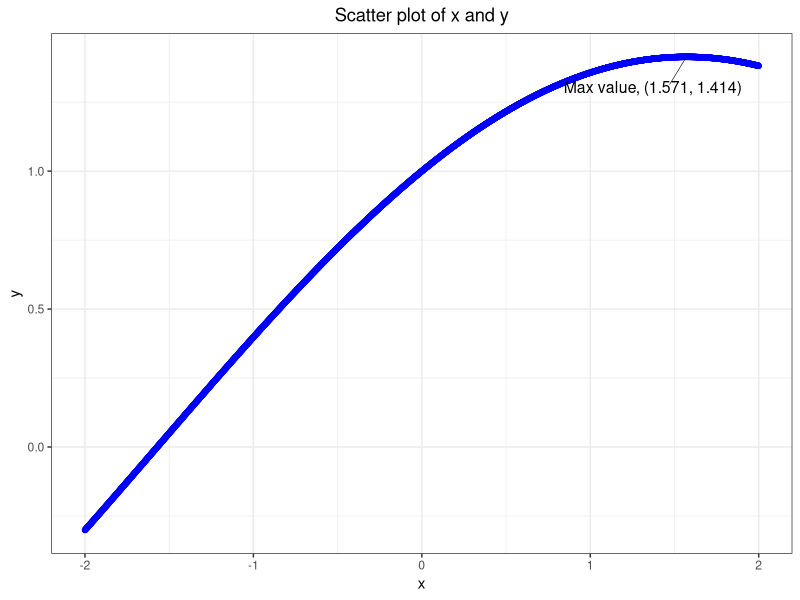

Recreate this plot in R. (Note: this script raises an error after producing the figure.)
## ---- chunk 1
library("ggplot2") # load ggplot2 library
library("gridExtra")
## ---- chunk 2
# DO NOT ADD OR REVISE CODE HERE
knitr::opts_chunk$set(echo = TRUE, eval = TRUE)

## ---- chunk 3
var1 <- seq(0,4) # sequence of numbers 0, 1, 2, 3, 4
var2 <- 13 # integer value 13
var3 <- rep(c(2, -4.1, -23), times = 3) # using rep function
var4 <- sum(c(7/42, 3, 35/42)) # summing an array
## ---- chunk 4
sorted_var1 <- sort(var1, decreasing = FALSE) # sort in ascending order
sorted_var1 # output sorted result
L <- length(sorted_var1) # assign length variable to L
L # output L
var5 <- seq(L, 1) # descending sequence from L to 1
result <- sorted_var1 + var5 # vector addition
result # output result of vector addition
## ---- chunk 5
first <- result[1] # first element
first
last <- result[length(result)] # last element
last
leftovers <- result[2:(length(result) - 1)] # resulting vector with elements sliced
leftovers
## ---- chunk 6
leftovers <- append(leftovers, first, after = 0) # add the first vector back to the front
leftovers <- append(leftovers, last) # add the last vector to the end
leftovers
sum(leftovers)
## ---- chunk 7
trig.func <- function(x) { # declare function and arguments
  if(is.numeric(x)) { # check if x is a numeric value
    y <- sin(x/2) + cos(x/2) # assign y the result of trig function
    return(y) # return y
  } else{
    return(NULL) # print nothing if value is not accepted
  }
}
## ---- chunk 8
x <- seq(-2, 2, length.out=4001) # vector x with 4001 values, equally spaced
y <- trig.func(x) # applying previous function to vector x

# max y value
largest_y <- max(y)

# location of max y value in array, y
location <- match(largest_y, y)

# corresponding x value from array, x
largest_y_loc <- x[location]

# rounded to 3 decimal places
print("largest y value:")
round(largest_y, digits = 3)
print("corresponding x value:")
round(largest_y_loc, digits = 3)
## ---- chunk 9
data <- data.frame(x, y)
## ---- chunk 10
ggplot(data, aes(x = x, y = y)) + geom_point(color = "blue") + # creating the scatter plot
  # labeling the single point
  annotate("text", label = "Max value, (1.571, 1.414)", 
           x = (largest_y_loc - 0.2), y = largest_y, 
           size = 4, vjust = 3) + # creating the text
  annotate("segment", x = (largest_y_loc - 0.1), y = (largest_y - 0.1), #creating the arrow
           xend=largest_y_loc, yend=largest_y, size = 0.2,
           arrow = arrow(length=unit(0, "cm"))) + # playing around with the arrow head size
  ggtitle("Scatter plot of x and y") +
  theme_bw() + 
  theme(plot.title = element_text(hjust = 0.5)) # center title
## ---- chunk 11
# define first function
fun1 <- function(x) y = cos(x/2) * sin(x/2)

# define second function
fun2 <- function(x) y = -(x/2)^3

# apply both functions to x
array_fun1 <- fun1(x)
array_fun2 <- fun2(x)
intersection <- NULL

# locate that x and annotate it in the plots
for (i in 1:4001) { # loop through every value
  if(array_fun1[i] == array_fun2[i]){ # check for a match
    intersection <- i # store the location
  }
}
## ---- chunk 12
# plot code
ggplot(mapping = aes(x, array_fun1)) + 
  stat_function(fun = fun1, color = "orange") + # plot for first function
  stat_function(fun = fun2, color = "blue") + # plot for second function
  xlim(-2,2) + # enter domain 
  geom_point(aes(x=array_fun1[intersection],y=array_fun2[intersection]), 
             color = "black", size = 2, label="(0,0)") +
  geom_text(aes(x=0, y=0.20), label="Intersection: (0,0)") +
  ggtitle("Line Plots of Functions")
## ---- chunk 13
data(trees) # load dataset
str(trees)
apply(trees, 2, median) # Find the median vales of each column
## ---- chunk 14
which(trees$Girth == median(trees$Girth)) # find which rows have the median girth values
trees[16:17, ] # slice dataframe
## ---- chunk 15
# Add a new calculation to the dataframe; convert diameter to radious
trees$radius <- trees$Girth / 2

# Cross sectional area, pi * squared radius
trees$cross_sec_area <- trees$radius^2 * pi
## ---- chunk 16
stem(trees$radius)
## ---- chunk 17
ggplot() + geom_histogram(aes(trees$radius), color = 'darkorange', fill="white", 
                          binwidth=0.5) +
  ggtitle("Histogram of Radii") + 
  xlab("Radius") + 
  ylab("Frequency") 
## ---- chunk 18
ggplot() + geom_point(aes(x=trees$radius, y=trees$cross_sec_area), color = "gold3") +
  ggtitle("Cross Sectional Area vs Radius") + 
  xlab("Radius") +
  ylab("Cross Sectional Area") +
  theme_bw()
## ---- chunk 19
boxplot(trees$cross_sec_area, horizontal = TRUE, notch  = TRUE,
        xlab = "Cross Sectional Area",
        col=(c("darkgreen")))
title("Nothced Boxplot of Cross Sectional Areal")

## ---- chunk 20
boxplot.stats(trees$cross_sec_area, coef = 3)
## ---- chunk 21
trees[which(trees$cross_sec_area == max(trees$cross_sec_area)), ] #output code
# is this code too dense?
## ---- chunk 22
set.seed(124)
y <- rexp(n = 100, rate = 5.5)

set.seed(127)
x <- rnorm(n = 100, mean=0, sd=0.15)

data5 <- cbind(x, y)
round(apply(data5, 2, IQR), 4) # rounded IQR output
## ---- chunk 23
# plot 1: normal histogram
p1 <- ggplot() + geom_histogram(aes(x=x), fill="blue2", bins = 15) +
  ggtitle("Normal Distributed Histogram") + ylab("Frequency")

# plot 2: normal horizontal boxplot
p2 <- ggplot() + geom_boxplot(mapping = aes(y=x), color="black", fill="blue2",
                              width=0.2) + xlim(c(-0.3, 0.3)) + coord_flip() +
  ggtitle("Normal Distribution Boxplot")

# plot 3: exponential histogram
p3 <- ggplot() + geom_histogram(aes(x=y), fill="orange3", bins = 20) +
  ggtitle("Exponentially Distributed Histogram") + ylab("Frequency")

# plot 4: expotential boxplot
p4 <- ggplot() + geom_boxplot(mapping = aes(y=y), color="black", fill="orange3",
                              width=0.2) + xlim(c(-0.3, 0.3)) + coord_flip() +
  ggtitle("Expoential Distribution Boxplot")

# grid arrange them into the same page
grid.arrange(p1, p2, p3, p4, nrow=2)
## ---- chunk 24
par(mfrow=c(1,2))
q1 <- qqnorm(y=x, col="blue2", cex=0.8)
q2 <- qqline(y=x, col="yellow4")
q3 <- qqnorm(y=y, col="orange3", cex=0.7, main = "Exponential Q-Q Plot")
q4 <- qqline(y=y, col="black")
## ---- chunk 25
boxplot.stats(x, coef=3)
boxplot.stats(y, coef=3)
